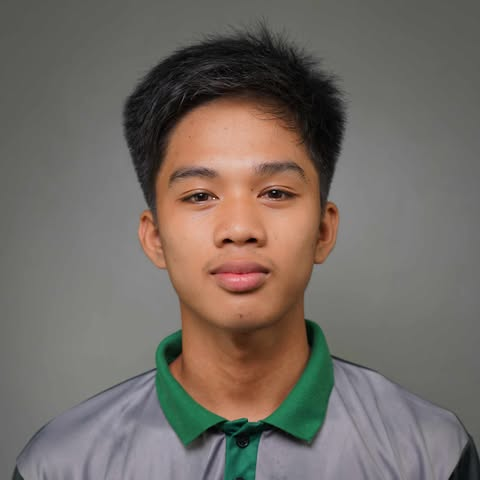
#> input picture Mahinay.jpg, 480 x 480 px
$ python Mahinay.py
#> lines starting #> are read from the running program, lines starting #| are printed output that depends on the picture
import cv2
import numpy as np
from matplotlib import pyplot as plt

def load_image(image_path):
    """Load an image and convert it from BGR to RGB."""
#> called with image_path = 'Mahinay.jpg'
    img = cv2.imread(image_path)
#> img is the input picture: shape (480, 480, 3); mean B, G, R 100, 107, 115.2
    if img is None:
        raise FileNotFoundError(f"Could not load image from {image_path}")
    return cv2.cvtColor(img, cv2.COLOR_BGR2RGB)

def extract_channels(image):
    """Extract red, green, and blue components from an image."""
    red = image[:, :, 0]
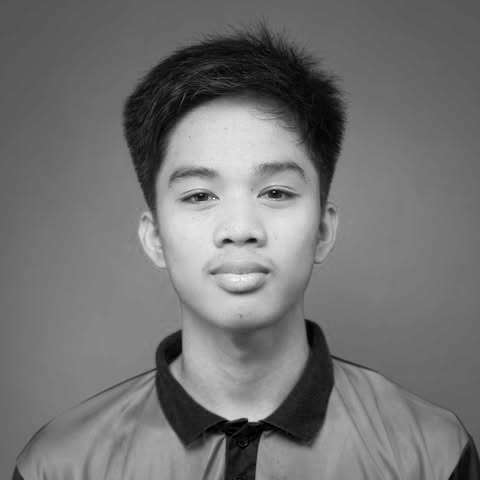
#> red: shape (480, 480); min 0, max 255, mean 115.2
    green = image[:, :, 1]
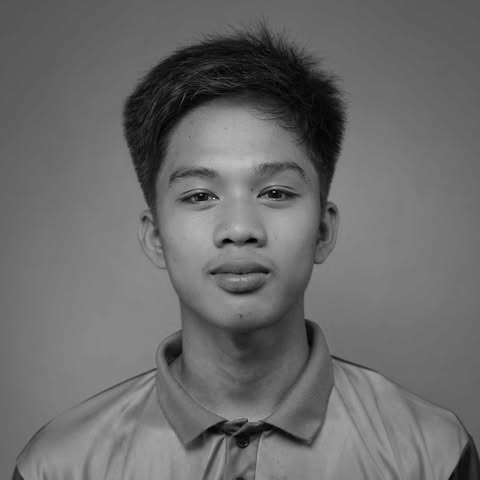
#> green: shape (480, 480); min 0, max 215, mean 107
    blue = image[:, :, 2]
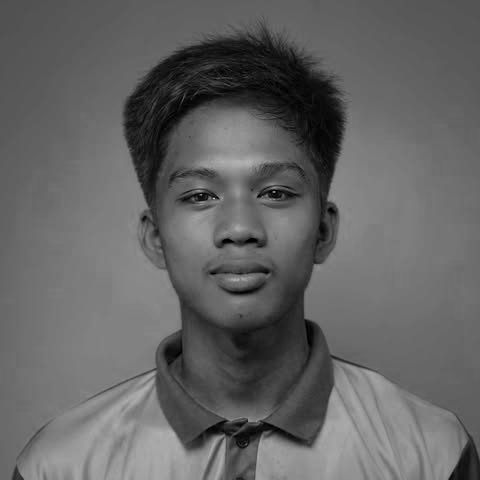
#> blue: shape (480, 480); min 0, max 198, mean 100
    return red, green, blue

def create_grayscale(image):
    """Convert an image to grayscale."""
    return cv2.cvtColor(cv2.cvtColor(image, cv2.COLOR_RGB2BGR), cv2.COLOR_BGR2GRAY)
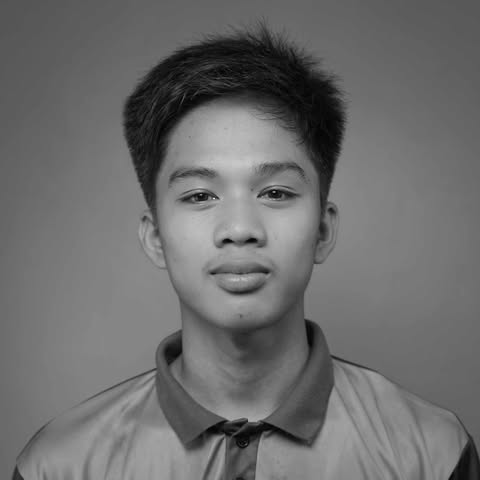
#> returned value: shape (480, 480); min 0, max 225, mean 108.6

def display_color_components(image):
    """Display the original image along with its color components."""
    red, green, blue = extract_channels(image)
    gray = create_grayscale(image)

    plt.figure(figsize=(12, 10))

    # Show original image
    plt.subplot(3, 2, 1)
    plt.imshow(image)
    plt.title("Original Image")
    plt.axis("off")

    # Show color components
    plt.subplot(3, 2, 2)
    plt.imshow(red, cmap='Reds')
    plt.title("Red Component")
    plt.axis("off")

    plt.subplot(3, 2, 3)
    plt.imshow(green, cmap='Greens')
    plt.title("Green Component")
    plt.axis("off")

    plt.subplot(3, 2, 4)
    plt.imshow(blue, cmap='Blues')
    plt.title("Blue Component")
    plt.axis("off")

    # Show grayscale image
    plt.subplot(3, 2, 5)
    plt.imshow(gray, cmap='gray')
    plt.title("Gray Image")
    plt.axis("off")

    plt.tight_layout()
    plt.show()

def display_complement_images(image):
    """Display the complement of the color and grayscale images."""
    gray = create_grayscale(image)
    color_complement = 255 - image
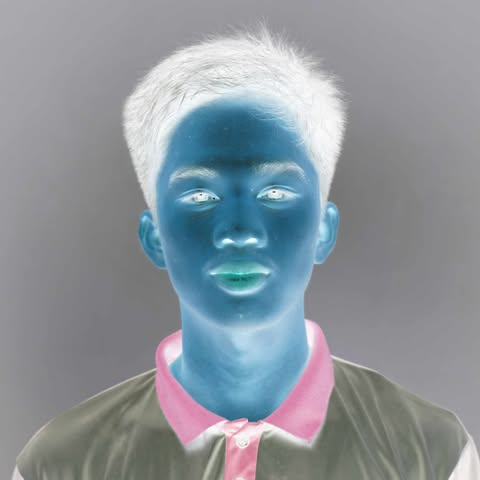
#> color_complement: shape (480, 480, 3); mean R, G, B 139.8, 148, 155
    grayscale_complement = 255 - gray
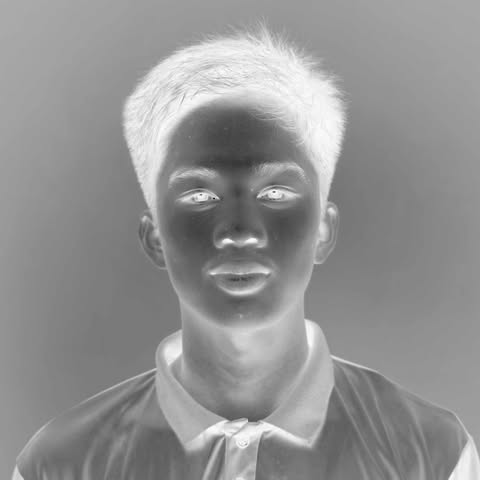
#> grayscale_complement: shape (480, 480); min 30, max 255, mean 146.4
    plt.figure(figsize=(12, 10))

    # Original color image
    plt.subplot(2, 2, 1)
    plt.imshow(image, aspect='auto')
    plt.title("Color Image")
    plt.xticks([200, 400, 600])
    plt.yticks([400, 300, 200, 100])
    plt.axis("tight")
    # Complement of color image
    plt.subplot(2, 2, 2)
    plt.imshow(color_complement, aspect='auto')
    plt.title("Complement of Color Image")
    plt.xticks([200, 400, 600])
    plt.yticks([400, 300, 200, 100])
    plt.axis("tight")

    # Grayscale image
    plt.subplot(2, 2, 3)
    plt.imshow(gray, cmap='gray', aspect='auto')
    plt.title("Gray scale of color Image")
    plt.xticks([200, 400, 600 ])
    plt.yticks([400, 300, 200, 100])
    plt.axis("tight")
    # Complement of grayscale image
    plt.subplot(2, 2, 4)
    plt.imshow(grayscale_complement, cmap='gray', aspect='auto')
    plt.title("Complement of Gray Image")
    plt.xticks([200, 400, 600, ])
    plt.yticks([400, 300, 200, 100])
    plt.axis("tight")
    plt.tight_layout()
    plt.show()

def generate_patterns():
    """Generate and display different image patterns and operations."""
    a = np.ones((40, 40), dtype=np.uint8) * 255  # White block
    b = np.zeros((40, 40), dtype=np.uint8)       # Black block
    c = np.vstack([np.hstack([a, b]), np.hstack([b, a])])  # Checkerboard pattern
    d = np.vstack([np.hstack([b, b]), np.hstack([a, a])])  # Inverse Checkerboard

    # Perform operations
    A = 10 * (c + d)   # Addition
    M = cv2.multiply(c, d)  # Multiplication
    S = cv2.subtract(c, d)  # Subtraction
    D = cv2.divide(c, 4).astype(np.uint8)  # Division

    plt.figure(figsize=(12, 10))

    plt.subplot(3, 2, 1)
    plt.imshow(c, cmap='gray')
    plt.title("Pattern C")
    plt.axis("off")

    plt.subplot(3, 2, 2)
    plt.imshow(d, cmap='gray')
    plt.title("Pattern D")
    plt.axis("off")

    plt.subplot(3, 2, 3)
    plt.imshow(A, cmap='gray')
    plt.title("Addition (A)")
    plt.axis("off")

    plt.subplot(3, 2, 4)
    plt.imshow(M, cmap='gray')
    plt.title("Multiplication (M)")
    plt.axis("off")

    plt.subplot(3, 2, 5)
    plt.imshow(S, cmap='gray')
    plt.title("Subtraction (S)")
    plt.axis("off")

    plt.subplot(3, 2, 6)
    plt.imshow(D, cmap='gray')
    plt.title("Division (D)")
    plt.axis("off")

    plt.tight_layout()
    plt.show()
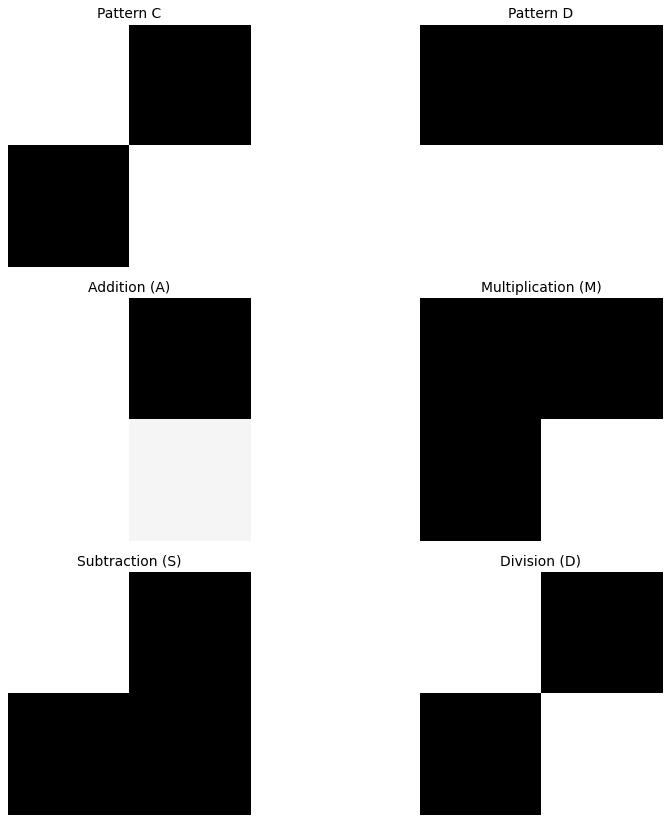
#> figure drawn by matplotlib, 6 panels

def main():
    """Main function to execute the image processing tasks."""
    try:
        image_path = "Mahinay.jpg"  # Specify the image path
        image = load_image(image_path)  # Load image

        display_color_components(image)  # Show RGB and grayscale images
        display_complement_images(image)  # Show color and grayscale complements
        generate_patterns()  # Generate and display patterns

    except Exception as e:
        print(f"Error: {str(e)}")

if __name__ == "__main__":
    main()
